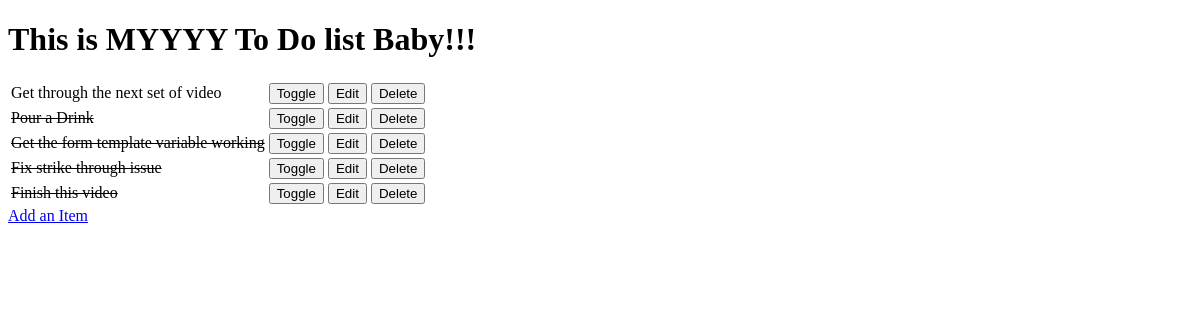
Before: / with the older database file.
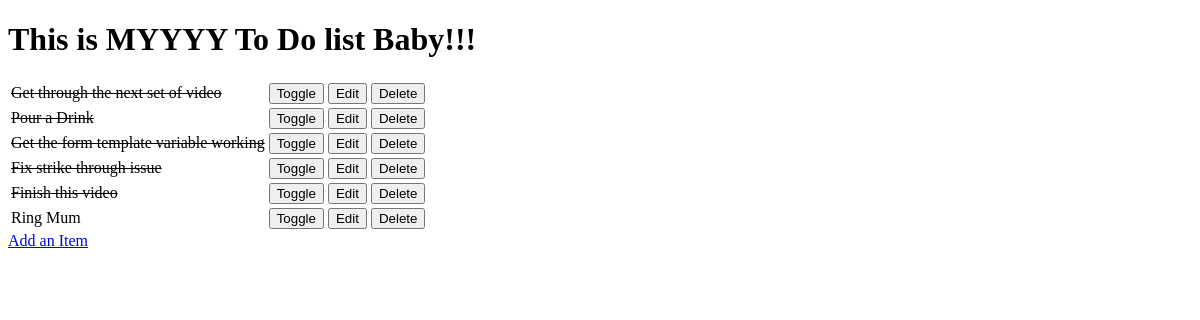
After: the same page with the newer database file.
### todo/models.py (models this page shows, shortened)
class Item(models.Model):
    name = models.CharField(max_length=50, null=False, blank=False)
    done = models.BooleanField(null=False, blank=False, default=False)

### todo/views.py (the view)
# urls.py: path('', views.get_todo_list, name='get_todo_list'),
def get_todo_list(request):
    items = Item.objects.all()
    context = {
        'items': items
    }
    return render(request, 'todo/todo_list.html', context)

### todo/templates/todo/todo_list.html (shortened to what this page needs)
<!DOCTYPE html>
<html lang="en">
<head>
</head>
<body>
    <h1>This is MYYYY To Do list Baby!!!</h1>
    <table>
        {% for item in items %}
            <tr>
                {%if item.done%}
                    <td><strike>{{ item.name }}</strike></td>
                {% else %}
                    <td>{{ item.name }}</td>
                {% endif %}
                <td>
                    <a href="/toggle/{{ item.id }}">
                        <button>Toggle</button>
                    </a>
                </td>
                <td>
                    <a href="/edit/{{ item.id }}">
                        <button>Edit</button>
                    </a>
                </td>
                <td>
                    <a href="/delete/{{ item.id }}">
                        <button>Delete</button>
                    </a>
                </td>
            </tr>
        {% empty %}
            <tr>
                <td>You have nothing to do.</td>
            </tr>
        {% endfor %}
    </table>
    <a href="/add">Add an Item</a>
</body>
</html>

Changed rows visible on the page:
changed Item "Get through the next set of video": done False → True (drawn)
added Item: name "Ring Mum"
